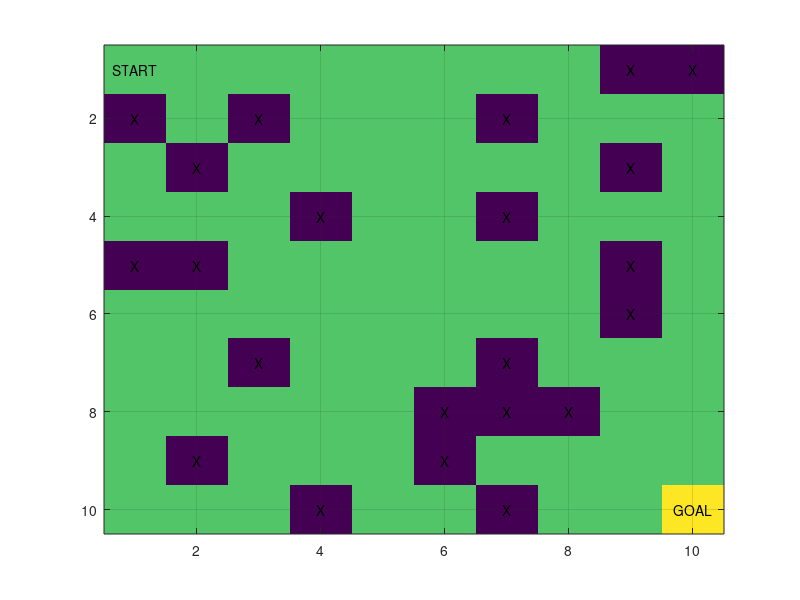

This figure's MATLAB source: (Note: a time limit stopped this script after it produced the figure.)
%% maze-solving
clear; close all; clc
n = 10;

start = 1;
goal = n*n;

%% Maze initialization
value = 1;
blocked_value = -50;
maze = value * ones(n);
random_prob = rand(n);
threshold = 0.2;
maze(find(random_prob <= threshold)) = blocked_value;
maze(1, 1) = value;        
maze(n, n) = 20;
orig = figure();
imagesc(maze);
text(1, 1, 'START', 'HorizontalAlignment', 'center');
text(n, n, 'GOAL', 'HorizontalAlignment', 'center');
[x_obs, y_obs] = find(maze'==blocked_value);
text(x_obs, y_obs, 'X', 'HorizontalAlignment', 'center');
grid on;
save('maze.mat', 'maze');
saveas(orig, 'maze.png');

fprintf('Program paused. Press enter to continue.\n');
pause;

%% Reward initialization
reward = zeros(n*n);
for i=1:goal
    reward(i, :) = reshape(maze, 1, goal);
end

% Remove all impossible moves
for i=1:n*n
    for j=1:n*n
        if j ~= i-n && j ~= i+n && j ~= i-1 &&j ~= i+1 ...
           && j ~= i-n-1 && j ~= i-n+1 && j ~= i+n-1 && j ~= i+n+1
            reward(i,j) = -Inf;
        end
    end
end

% Prevent agent from breaking the outter bother
% - down side
for k=1:n
    for j=1:n*n
        if j == k*n+1 || j == k*n+n+1 || j == k*n-n+1
            reward(k*n, j) = -Inf;
            reward(j, k*n) = -Inf;
        end
    end
end
% - up side
for k=1:n-1
    for j=1:n*n
        if j == k*n+1-1 || j == k*n+1+n-1 || j == k*n+1-n-1
            reward(k*n+1, j) = -Inf;
            reward(j, k*n+1) = -Inf;
        end
    end
end

%% Q-learning (epsilon-Greedy)
max_iter = 100;
q = randn(size(reward));
q(goal,:) = 0;
q(:,goal) = 0;
alpha = 0.2;
gamma = 0.9;
epsilon = 0.2;
train_efficiency = zeros(max_iter, 2);
for i=1:max_iter  
    train_efficiency(i,1) = i;
    current_state = start;
    record = 1;
    while (1)
        fprintf('Iteration: %d\n', i);
        disp(current_state);
        possible_actions = find(reward(current_state,:)>=0);
        
        % Epsilon-Greedy
        prob = rand(1);
        if prob >= epsilon
            [best_q, idx] =  max(q(current_state,possible_actions));
            next_state = possible_actions(idx);
        else
            next_state = possible_actions(randi([1 length(possible_actions)]));
        end
        
        % Find possible actions for the next state
        next_pos_actions = find(reward(next_state,:)>=0);
        
        % Find max_q at the next state
        max_q = max(q(next_state, next_pos_actions));
        
        delta_q = reward(current_state, next_state) + gamma*max_q - q(current_state, next_state);
        q(current_state, next_state) = q(current_state, next_state) + alpha*delta_q;
        
        if (current_state == goal)
            break;
        end
        current_state = next_state;
        record = record+1;
    end
    train_efficiency(i,2) = record;
end

% Plotting
figure;
plot(train_efficiency(:,1), train_efficiency(:,2), 'Marker', 'o', 'Color', 'r');
title('Training Efficiency');
xlabel('Episode');
ylabel('Time step');
grid on;

% Saving the q matrix
save('q.mat', 'q');
save('train_efficiency.mat', 'train_efficiency');
